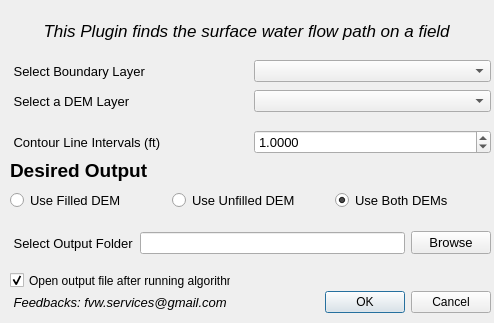
<?xml version="1.0" encoding="UTF-8"?>
<ui version="4.0">
 <class>finding_laylinesDialogBase</class>
 <widget class="QDialog" name="finding_laylinesDialogBase">
  <property name="geometry">
   <rect>
    <x>0</x>
    <y>0</y>
    <width>494</width>
    <height>323</height>
   </rect>
  </property>
  <property name="windowTitle">
   <string>finding_laylines</string>
  </property>
  <widget class="QLabel" name="label">
   <property name="geometry">
    <rect>
     <x>20</x>
     <y>10</y>
     <width>451</width>
     <height>41</height>
    </rect>
   </property>
   <property name="font">
    <font>
     <pointsize>13</pointsize>
     <weight>50</weight>
     <italic>true</italic>
     <bold>false</bold>
    </font>
   </property>
   <property name="text">
    <string>     This Plugin finds the surface water flow path on a field</string>
   </property>
   <property name="wordWrap">
    <bool>false</bool>
   </property>
  </widget>
  <widget class="QCheckBox" name="checkBox">
   <property name="geometry">
    <rect>
     <x>10</x>
     <y>270</y>
     <width>221</width>
     <height>21</height>
    </rect>
   </property>
   <property name="text">
    <string>Open output file after running algorithm</string>
   </property>
   <property name="checked">
    <bool>true</bool>
   </property>
  </widget>
  <widget class="QLabel" name="label_11">
   <property name="geometry">
    <rect>
     <x>10</x>
     <y>160</y>
     <width>181</width>
     <height>21</height>
    </rect>
   </property>
   <property name="font">
    <font>
     <pointsize>14</pointsize>
     <weight>75</weight>
     <bold>true</bold>
    </font>
   </property>
   <property name="text">
    <string>Desired Output</string>
   </property>
  </widget>
  <widget class="QWidget" name="layoutWidget">
   <property name="geometry">
    <rect>
     <x>10</x>
     <y>290</y>
     <width>481</width>
     <height>25</height>
    </rect>
   </property>
   <layout class="QHBoxLayout" name="horizontalLayout">
    <item>
     <widget class="QLabel" name="label_3">
      <property name="font">
       <font>
        <pointsize>10</pointsize>
        <italic>true</italic>
       </font>
      </property>
      <property name="text">
       <string> Feedbacks: fvw.services@gmail.com</string>
      </property>
     </widget>
    </item>
    <item>
     <widget class="QDialogButtonBox" name="button_box">
      <property name="orientation">
       <enum>Qt::Horizontal</enum>
      </property>
      <property name="standardButtons">
       <set>QDialogButtonBox::Cancel|QDialogButtonBox::Ok</set>
      </property>
     </widget>
    </item>
   </layout>
  </widget>
  <widget class="QWidget" name="layoutWidget">
   <property name="geometry">
    <rect>
     <x>10</x>
     <y>230</y>
     <width>481</width>
     <height>26</height>
    </rect>
   </property>
   <layout class="QHBoxLayout" name="horizontalLayout_2">
    <item>
     <widget class="QLabel" name="label_2">
      <property name="font">
       <font>
        <pointsize>10</pointsize>
       </font>
      </property>
      <property name="text">
       <string> Select Output Folder</string>
      </property>
     </widget>
    </item>
    <item>
     <widget class="QLineEdit" name="lineEdit"/>
    </item>
    <item>
     <widget class="QPushButton" name="pushButton">
      <property name="font">
       <font>
        <pointsize>10</pointsize>
       </font>
      </property>
      <property name="text">
       <string>Browse</string>
      </property>
     </widget>
    </item>
   </layout>
  </widget>
  <widget class="QWidget" name="layoutWidget">
   <property name="geometry">
    <rect>
     <x>10</x>
     <y>90</y>
     <width>481</width>
     <height>22</height>
    </rect>
   </property>
   <layout class="QHBoxLayout" name="horizontalLayout_4">
    <item>
     <widget class="QLabel" name="label_5">
      <property name="font">
       <font>
        <pointsize>10</pointsize>
       </font>
      </property>
      <property name="text">
       <string> Select a DEM Layer</string>
      </property>
     </widget>
    </item>
    <item>
     <widget class="QComboBox" name="comboBox_2"/>
    </item>
   </layout>
  </widget>
  <widget class="QWidget" name="layoutWidget">
   <property name="geometry">
    <rect>
     <x>10</x>
     <y>130</y>
     <width>481</width>
     <height>24</height>
    </rect>
   </property>
   <layout class="QHBoxLayout" name="horizontalLayout_9">
    <item>
     <widget class="QLabel" name="label_7">
      <property name="font">
       <font>
        <pointsize>10</pointsize>
       </font>
      </property>
      <property name="text">
       <string> Contour Line Intervals (ft) </string>
      </property>
     </widget>
    </item>
    <item>
     <widget class="QDoubleSpinBox" name="doubleSpinBox_2">
      <property name="font">
       <font>
        <pointsize>10</pointsize>
       </font>
      </property>
      <property name="decimals">
       <number>4</number>
      </property>
      <property name="maximum">
       <double>100.989999999999995</double>
      </property>
      <property name="value">
       <double>1.000000000000000</double>
      </property>
     </widget>
    </item>
   </layout>
  </widget>
  <widget class="QWidget" name="layoutWidget">
   <property name="geometry">
    <rect>
     <x>10</x>
     <y>60</y>
     <width>481</width>
     <height>22</height>
    </rect>
   </property>
   <layout class="QHBoxLayout" name="horizontalLayout_3">
    <item>
     <widget class="QLabel" name="label_4">
      <property name="font">
       <font>
        <pointsize>10</pointsize>
       </font>
      </property>
      <property name="text">
       <string> Select Boundary Layer</string>
      </property>
     </widget>
    </item>
    <item>
     <widget class="QComboBox" name="comboBox"/>
    </item>
   </layout>
  </widget>
  <widget class="QWidget" name="">
   <property name="geometry">
    <rect>
     <x>10</x>
     <y>190</y>
     <width>481</width>
     <height>22</height>
    </rect>
   </property>
   <layout class="QHBoxLayout" name="horizontalLayout_5">
    <item>
     <widget class="QRadioButton" name="radioButton_fill">
      <property name="font">
       <font>
        <pointsize>10</pointsize>
       </font>
      </property>
      <property name="text">
       <string>Use Filled DEM</string>
      </property>
     </widget>
    </item>
    <item>
     <widget class="QRadioButton" name="radioButton_unfill">
      <property name="font">
       <font>
        <pointsize>10</pointsize>
       </font>
      </property>
      <property name="text">
       <string>Use Unfilled DEM</string>
      </property>
     </widget>
    </item>
    <item>
     <widget class="QRadioButton" name="radioButton_both">
      <property name="font">
       <font>
        <pointsize>10</pointsize>
       </font>
      </property>
      <property name="text">
       <string>Use Both DEMs</string>
      </property>
      <property name="checked">
       <bool>true</bool>
      </property>
     </widget>
    </item>
   </layout>
  </widget>
 </widget>
 <resources/>
 <connections>
  <connection>
   <sender>button_box</sender>
   <signal>accepted()</signal>
   <receiver>finding_laylinesDialogBase</receiver>
   <slot>accept()</slot>
   <hints>
    <hint type="sourcelabel">
     <x>20</x>
     <y>20</y>
    </hint>
    <hint type="destinationlabel">
     <x>20</x>
     <y>20</y>
    </hint>
   </hints>
  </connection>
  <connection>
   <sender>button_box</sender>
   <signal>rejected()</signal>
   <receiver>finding_laylinesDialogBase</receiver>
   <slot>reject()</slot>
   <hints>
    <hint type="sourcelabel">
     <x>20</x>
     <y>20</y>
    </hint>
    <hint type="destinationlabel">
     <x>20</x>
     <y>20</y>
    </hint>
   </hints>
  </connection>
 </connections>
</ui>
